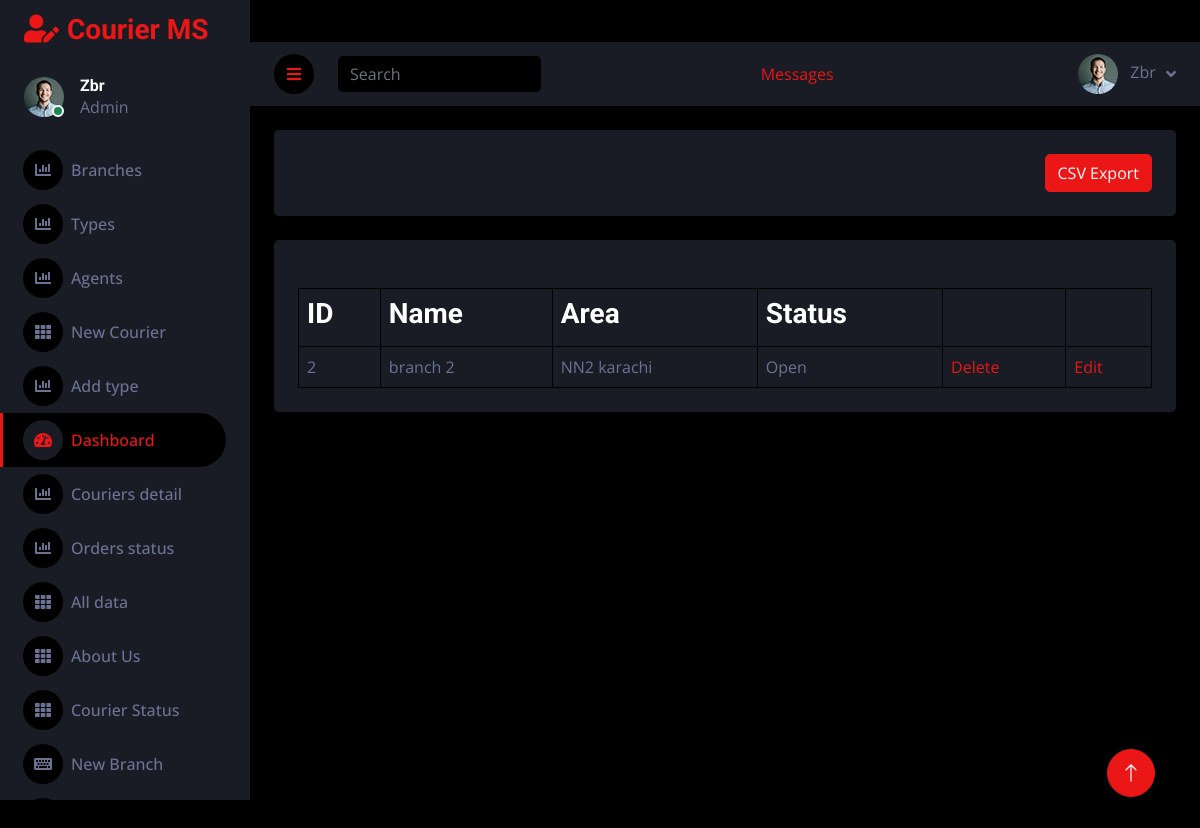
Screenshot of /Admin/branchRecord.php (signed in) with the database file from the repository.
### tables this page shows
CREATE TABLE `branch` (
  `Id` int(11) NOT NULL,
  `Name` varchar(50) NOT NULL,
  `Area` varchar(255) NOT NULL,
  `Status` varchar(30) NOT NULL DEFAULT 'Close'
);

### Admin/branchRecord.php (the view, shortened to what this page needs)
<!DOCTYPE html>
<html lang="en">
<body class="g-sidenav-show  bg-gray-200">
<main id="main" class="main">
<h3>Branches</h3>
</main>
<?php
require_once("header.php");
echo '<div class="container-fluid pt-4 px-4">
<div class="row g-4">
    <div class="col-md-12">
        <div class="bg-secondary rounded h-100 p-4">
<form method="post" action="branchRecordExport.php" align="right">
<input type="submit" name="export" value="CSV Export" class="btn btn-primary" />
</form>
</div>
</div>
</div>
</div>'
;
    $fetch = "select * from branch";
    $execute = mysqli_query($cnct, $fetch);
    $row_num = mysqli_num_rows($execute);
    if ($row_num > 0) {?>
       <div class="container-fluid pt-4 px-4">
                <div class="bg-secondary text-center rounded p-4">
      <div class="table-responsive">
      <table class="table text-start align-middle table-bordered table-hover mb-0" id="myTable">
           <thead>
           <tr class="text-white">
           <th scope="col"><h3>ID</h3></th>
           <th scope="col"><h3>Name</h3></th>
           <th scope="col"><h3>Area</h3></th>
           <th scope="col"><h3>Status</h3></th>
           <th scope="col"><h3></h3></th>
           <th scope="col"><h3></h3></th>
           </tr>
           </thead>
           <tbody>
            <?php
             while($x = mysqli_fetch_array($execute)){
                echo" <tr>
                <td>$x[0]</td>
                <td>$x[1]</td>
                <td>$x[2]</td>
                <td>$x[3]</td>
                <td><a href='deletebranch.php?id=$x[0]'>Delete</a></td>
                <td><a href='editbranch.php?id=$x[0]'>Edit</a></td>
                </tr>";
           }
               echo "</tbody>
               </table>
               </div></div></div>";
             }
             else{
                Echo "<h1 align='center'> Nothing Here </h1>";
             }
require_once("footer.php");
?>
</body>
</html>

### assets/css/style.css (style rules this page uses)
:root { --primary: #EB1616; --secondary: #191C24; --light: #6C7293; --dark: #000000; }
.btn { transition: .5s; }

### rows the page displays
branch: Id "2", Name "branch 2", Area "NN2 karachi", Status "Open"

### other values shown
$_SESSION["Name"] "Zbr"
$_SESSION["role"] "Admin"
